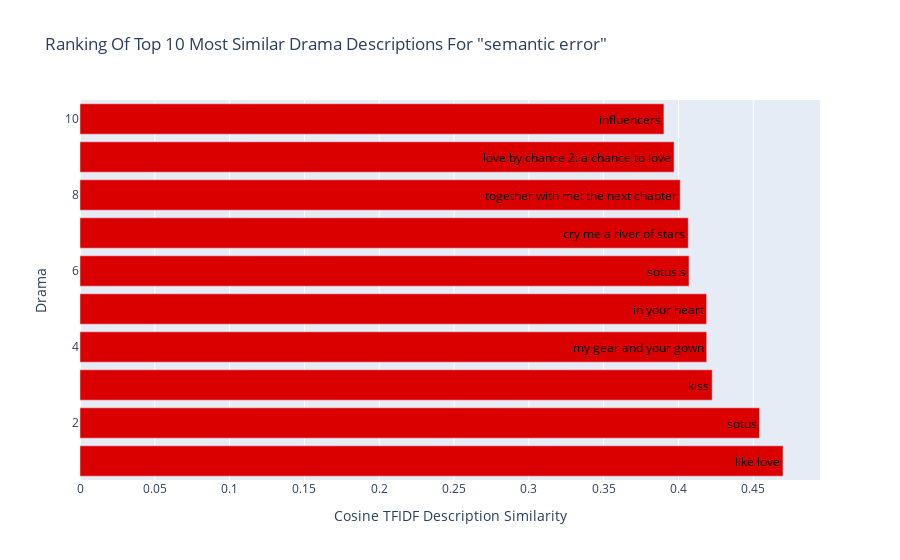

Source (notebook cell):
### Code cell
tfidf = TfidfVectorizer()
tfidf_matrix = tfidf.fit_transform(df_tags['tag_names'].dropna())


# Compute cosine similarity between all movie-descriptions
similarity = cosine_similarity(tfidf_matrix)
# Remove self-similarity from matrix
similarity -= np.eye(similarity.shape[0])


# Get index of movie to find similar movies
movie = 'semantic error'
n_plot = 10
index = df_tags.reset_index(drop=True)[df_tags.index==movie].index[0]

# Get indices and scores of similar movies
similar_drama_index = np.argsort(similarity[index])[::-1][:n_plot]
similar_drama_score = np.sort(similarity[index])[::-1][:n_plot]

# Get titles of similar movies
similar_drama_titles = df_tags.iloc[similar_drama_index].index


# Create trace
trace = go.Bar(x = similar_drama_score,
               text = similar_drama_titles,
               textposition = 'inside',
               textfont = dict(color = '#000000'),
               orientation = 'h',
               y = list(range(1, n_plot+1)),
               marker = dict(color = '#db0000'))
# Create layout
layout = dict(title = 'Ranking Of Top {} Most Similar Drama Descriptions For "{}"'.format(n_plot, movie),
              xaxis = dict(title = 'Cosine TFIDF Description Similarity',
                           #range = (0, 0.4)
                          ),
              yaxis = dict(title = 'Drama'))
# Create plot
fig = go.Figure(data=[trace], layout=layout)
iplot(fig)

### Figure 1 — Plotly figure (JSON) as saved in the notebook; plotly's stock layout.template omitted (floating-point values rounded to 4 significant figures)
{"data": [{"marker": {"color": "#db0000"}, "orientation": "h", "text": ["like love", "sotus", "kiss", "my gear and your gown", "in your heart", "sotus s", "cry me a river of stars", "together with me: the next chapter", "love by chance 2: a chance to love", "influencers"], "textfont": {"color": "#000000"}, "textposition": "inside", "type": "bar", "x": [0.4699, 0.4542, 0.4225, 0.4189, 0.4188, 0.407, 0.4066, 0.4012, 0.3971, 0.3903], "y": [1, 2, 3, 4, 5, 6, 7, 8, 9, 10]}], "layout": {"title": {"text": "Ranking Of Top 10 Most Similar Drama Descriptions For \"semantic error\""}, "xaxis": {"title": {"text": "Cosine TFIDF Description Similarity"}}, "yaxis": {"title": {"text": "Drama"}}}}
